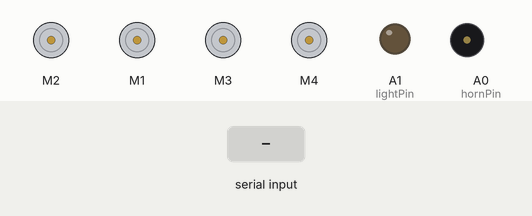
Recording of a sketch running on a simulated Arduino Uno, built with avr-gcc and run on an emulated ATmega328P. On the bench: 4 × DC motor (green arrow = forward, orange = backward, longer = faster), output pins drawn as LEDs (lit = HIGH), buzzer (waves = sounding, pin HIGH). The inputs (shaded band) are chosen by the test bench.

Above: at 1.2 s.
1.3 s: "90:45:200\n" received over Serial
At 2.5 s:
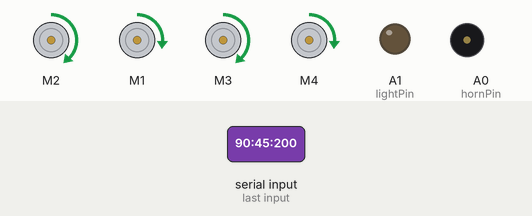
Timing chart, 0 to 4.3 s (numbered marks = the images above; inputs shaded):
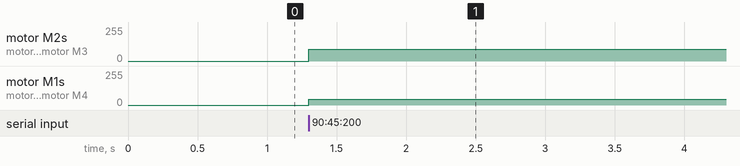

Measured:
- after the input at 1.3 s, motor M2, motor M3: stopped → forward 90/255 at once; motor M1, motor M4: stopped → forward 45/255 at once

The sketch:

Serial_Motor_Control.ino
```cpp
/*
*  For: VRBot Personal Project
*  Version: 0.3
*  By: Tyler Gragg
*  Start Date: 2/01/2019
*/
#include <string.h>
#include <AFMotor.h>

AF_DCMotor FL(2);
AF_DCMotor FR(1);
AF_DCMotor BL(3);
AF_DCMotor BR(4);

int motorEnabled = 0;     // values for turning on system

int leftData = 0;
int rightData = 0;
int hornData = 0;
int lightData = 0;

const byte numChars = 32;
char receivedChars[numChars];   // an array to store the received data

boolean newData = false;

int hornPin = A0;
int lightPin = A1;


void setup() {
  Serial.begin(115200);

  FL.setSpeed(200);
  FR.setSpeed(200);
  BL.setSpeed(200);
  BR.setSpeed(200);

  FL.run(RELEASE);
  FR.run(RELEASE);
  BL.run(RELEASE);
  BR.run(RELEASE);

  pinMode(hornPin, OUTPUT);
  pinMode(lightPin, OUTPUT);

}

// Turn right motor forword
void rightF() {
  FR.run(FORWARD);
  BR.run(FORWARD);
}

// Turn left motor forword
void leftF() {
  FL.run(FORWARD);
  BL.run(FORWARD);
}

// Turn right motor backword
void rightB() {
  FR.run(BACKWARD);
  BR.run(BACKWARD);
}

// Turn left motor backword
void leftB() {
  FL.run(BACKWARD);
  BL.run(BACKWARD);
}

void stopAll(){
  FL.run(RELEASE);
  FR.run(RELEASE);
  BL.run(RELEASE);
  BR.run(RELEASE);
}

void loadSerialInput(){
    String receivedString(receivedChars);

    leftData = getValue(receivedString, ':', 0).toInt();
    rightData = getValue(receivedString, ':', 1).toInt();
    hornData = getValue(receivedString, ':', 2).toInt();
    lightData = getValue(receivedString, ':', 3).toInt();
}

String getValue(String data, char separator, int index)
{
    int found = 0;
    int strIndex[] = { 0, -1 };
    int maxIndex = data.length() - 1;

    for (int i = 0; i <= maxIndex && found <= index; i++) {
        if (data.charAt(i) == separator || i == maxIndex) {
            found++;
            strIndex[0] = strIndex[1] + 1;
            strIndex[1] = (i == maxIndex) ? i+1 : i;
        }
    }
    return found > index ? data.substring(strIndex[0], strIndex[1]) : "";
}

void recvWithEndMarker() {
    static byte ndx = 0;
    char endMarker = '>';
    char rc;

    while (Serial.available() > 0 && newData == false) {
        rc = Serial.read();

        if (rc != endMarker) {
            receivedChars[ndx] = rc;
            ndx++;
            if (ndx >= numChars) {
                ndx = numChars - 1;
            }
        }
        else {
            receivedChars[ndx] = '\0'; // terminate the string
            ndx = 0;
            newData = true;
        }
    }
}

void serialEvent(){
    static byte ndx = 0;
    char endMarker = '>';
    char rc;

    while (Serial.available() > 0 && newData == false) {
        rc = Serial.read();

        if (rc != endMarker) {
            receivedChars[ndx] = rc;
            ndx++;
            if (ndx >= numChars) {
                ndx = numChars - 1;
            }
        }
        else {
            receivedChars[ndx] = '\0'; // terminate the string
            ndx = 0;
            newData = true;
        }
    }

    if (newData == true) {
        newData = false;
    }
}

void setLeftDirection(){
  if(leftData > 0){
    leftF();
  }
  else{
    leftB();
    leftData = leftData * -1;
  }
}

void setRightDirection(){
  if(rightData > 0){
    rightF();
  }
  else{
    rightB();
    rightData = rightData * -1;
  }
}

void showNewData() {
    if (newData == true) {
        newData = false;
    }
}

void loop() {
  loadSerialInput();

  setRightDirection();
  setLeftDirection();

  motorEnabled = 1;

  if (motorEnabled != 1) {
    stopAll();
  }

  else {

    FR.setSpeed(rightData);
    FL.setSpeed(leftData);
    BR.setSpeed(rightData);
    BL.setSpeed(leftData);

    if(hornData == 1) digitalWrite(hornPin, HIGH);
    else digitalWrite(hornPin, LOW);
    if(lightData == 1) digitalWrite(lightPin, HIGH);
    else digitalWrite(lightPin, LOW);

  }
}
```
